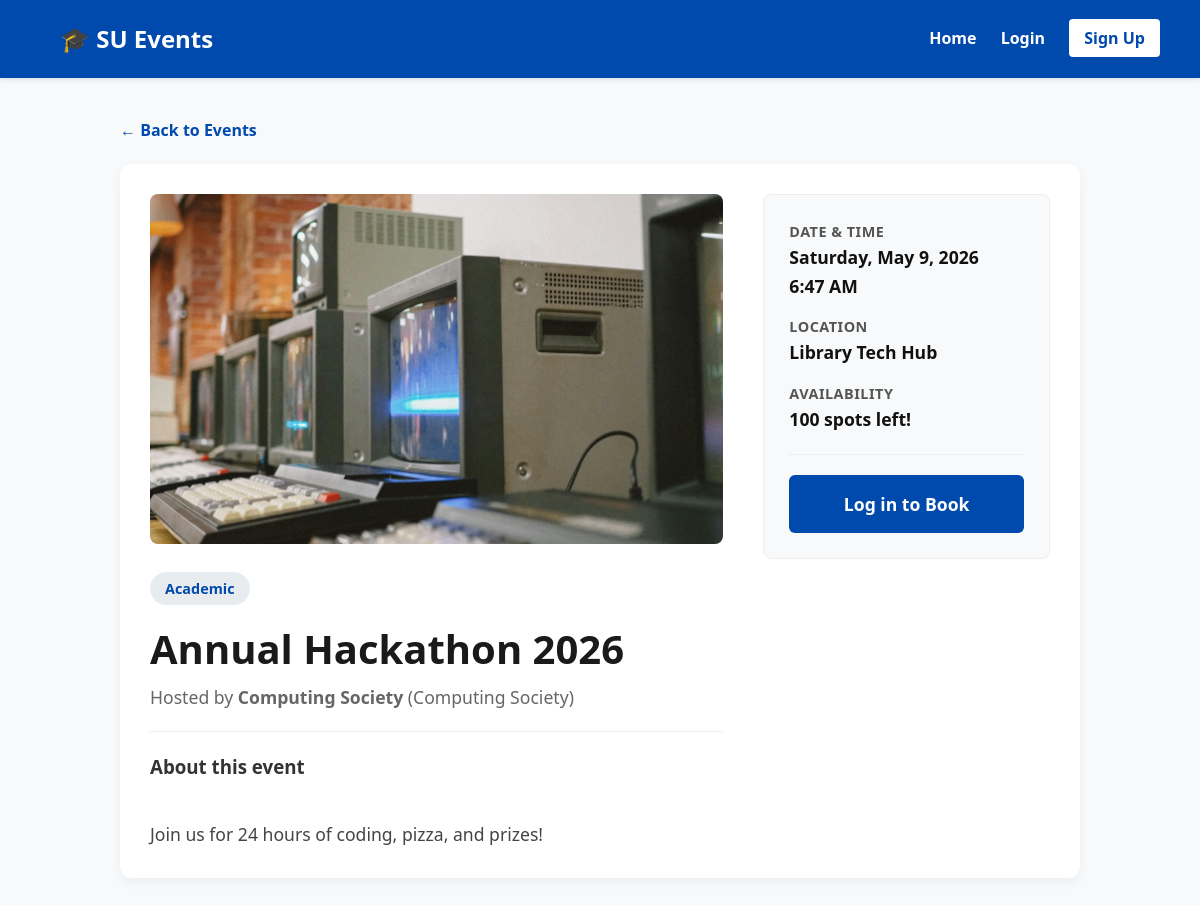
The page /event_details.php?id=11 on the database its author committed.
### tables this page shows
CREATE TABLE `events` (
  `event_id` int(11) NOT NULL,
  `organiser_id` int(11) NOT NULL,
  `society_name` varchar(100) NOT NULL,
  `title` varchar(150) NOT NULL,
  `description` text NOT NULL,
  `event_date` datetime NOT NULL,
  `location` varchar(255) NOT NULL,
  `max_capacity` int(11) NOT NULL,
  `created_at` timestamp NOT NULL DEFAULT current_timestamp(),
  `category` varchar(50) NOT NULL DEFAULT 'Social',
  `image_path` varchar(255) DEFAULT NULL
);

CREATE TABLE `users` (
  `user_id` int(11) NOT NULL,
  `full_name` varchar(100) NOT NULL,
  `student_id` varchar(20) NOT NULL,
  `email` varchar(100) NOT NULL,
  `password_hash` varchar(100) NOT NULL,
  `role` enum('Admin','Organiser','Attendee') NOT NULL DEFAULT 'Attendee',
  `created_at` timestamp NOT NULL DEFAULT current_timestamp()
);

### event_details.php (the view, shortened to what this page needs)
<?php
require_once 'config/db.php';
$event_id = (int)$_GET['id'];
$sql = "SELECT e.*, u.full_name AS organiser_name
        FROM events e
        JOIN users u ON e.organiser_id = u.user_id
        WHERE e.event_id = ?";
$stmt = $conn->prepare($sql);
$stmt->bind_param("i", $event_id);
$stmt->execute();
$result = $stmt->get_result();
$event = $result->fetch_assoc();
$cap_sql = "SELECT COUNT(*) as booked FROM bookings WHERE event_id = ?";
$cap_stmt = $conn->prepare($cap_sql);
$cap_stmt->bind_param("i", $event_id);
$cap_stmt->execute();
$current_bookings = $cap_stmt->get_result()->fetch_assoc()['booked'];
$is_sold_out = ($current_bookings >= $event['max_capacity']);
$already_booked = false;
?>
<!DOCTYPE html>
<html lang="en">
<head>
</head>
<body>
    <?php include $_SERVER['DOCUMENT_ROOT'] . '/su_events_app/includes/navbar.php'; ?>
    <div class="container">
        <a href="index.php" class="back-link">← Back to Events</a>
        <div class="event-layout">
            <div class="main-content">
                <?php if(!empty($event['image_path'])): ?>
                    <img src="<?php echo htmlspecialchars($event['image_path']); ?>" alt="Event Cover" class="event-image">
                <?php else: ?>
                    <div class="event-image" style="display:flex; align-items:center; justify-content:center; color:#999;">No Image Available</div>
                <?php endif; ?>
                <div class="category-badge"><?php echo htmlspecialchars($event['category']); ?></div>
                <h1 class="event-title"><?php echo htmlspecialchars($event['title']); ?></h1>
                <div class="event-org">Hosted by <strong><?php echo htmlspecialchars($event['society_name']); ?></strong> (<?php echo htmlspecialchars($event['organiser_name']); ?>)</div>
                <hr>
                <h3>About this event</h3>
                <p style="margin-top: 10px; white-space: pre-line; color: #444; font-size: 1.1rem;">
                    <?php echo htmlspecialchars($event['description']); ?>
                </p>
            </div>
            <div class="ticket-panel">
                <div class="panel-item">
                    <strong>Date & Time</strong>
                    <span><?php echo date('l, F j, Y', strtotime($event['event_date'])); ?><br>
                          <?php echo date('g:i A', strtotime($event['event_date'])); ?></span>
                </div>
                <div class="panel-item">
                    <strong>Location</strong>
                    <span><?php echo htmlspecialchars($event['location']) ?: 'TBD'; ?></span>
                </div>
                <div class="panel-item">
                    <strong>Availability</strong>
                    <span>
                        <?php if ($is_sold_out): ?>
                            <span style="color: #dc3545;">Sold Out</span>
                        <?php else: ?>
                            <?php echo ($event['max_capacity'] - $current_bookings); ?> spots left!
                        <?php endif; ?>
                    </span>
                </div>
                <hr>
                <?php if (!isset($_SESSION['user_id'])): ?>
                    <a href="auth/login.php" class="btn btn-primary" style="background:#004aad;">Log in to Book</a>
                <?php elseif ($_SESSION['role'] !== 'Attendee'): ?>
                    <button class="btn btn-disabled">Attendees Only</button>
                <?php elseif ($already_booked): ?>
                    <button class="btn btn-success">✓ Ticket Secured</button>
                    <div style="text-align:center; margin-top:10px;"><a href="dashboard/attendee.php" style="color:#004aad; font-size:0.9rem;">View your tickets</a></div>
                <?php elseif ($is_sold_out): ?>
                    <button class="btn btn-disabled">Sold Out</button>
                <?php endif; ?>
            </div>
        </div>
    </div>
</body>
</html>

### event_details.php (style rules this page uses)
* { box-sizing: border-box; margin: 0; padding: 0; font-family: 'Segoe UI', Tahoma, Geneva, Verdana, sans-serif; }
body { background-color: #f8f9fa; color: #333; line-height: 1.6; }
.container { max-width: 1000px; margin: 40px auto; padding: 0 20px; }
.back-link { display: inline-block; margin-bottom: 20px; color: #004aad; text-decoration: none; font-weight: bold; }
.event-layout { display: grid; grid-template-columns: 2fr 1fr; gap: 40px; background: white; padding: 30px; border-radius: 12px; box-shadow: 0 4px 12px rgba(0,0,0,0.05); }
.event-image { width: 100%; height: 350px; object-fit: cover; border-radius: 8px; margin-bottom: 20px; background: #e9ecef; }
.event-title { font-size: 2.5rem; margin-bottom: 10px; color: #1a1a1a; line-height: 1.2; }
.event-org { color: #666; font-size: 1.1rem; margin-bottom: 20px; }
.category-badge { display: inline-block; background: #e9ecef; color: #004aad; padding: 5px 15px; border-radius: 20px; font-weight: bold; font-size: 0.9rem; margin-bottom: 20px; }
.ticket-panel { background: #f8f9fa; padding: 25px; border-radius: 8px; border: 1px solid #eee; height: fit-content; position: sticky; top: 20px; }
.panel-item { margin-bottom: 15px; }
.panel-item strong { display: block; color: #555; font-size: 0.9rem; text-transform: uppercase; letter-spacing: 0.5px; }
.panel-item span { font-size: 1.1rem; color: #111; font-weight: bold; }
.btn { display: block; width: 100%; text-align: center; padding: 15px; border-radius: 6px; font-size: 1.1rem; font-weight: bold; text-decoration: none; border: none; cursor: pointer; transition: 0.2s; margin-top: 20px; }
.btn-primary { background: #ff6b6b; color: white; }
hr { border: none; border-top: 1px solid #eee; margin: 20px 0; }

### rows shown on the page
events: image_path (picture), category "Academic", title "Annual Hackathon 2026", society_name "Computing Society", organiser.full_name "Computing Society", description "Join us for 24 hours of coding, pizza, and prizes!", event_date "Saturday, May 9, 2026", event_date "6:47 AM", location "Library Tech Hub", $event['max_capacity']-$current_bookings "100"
